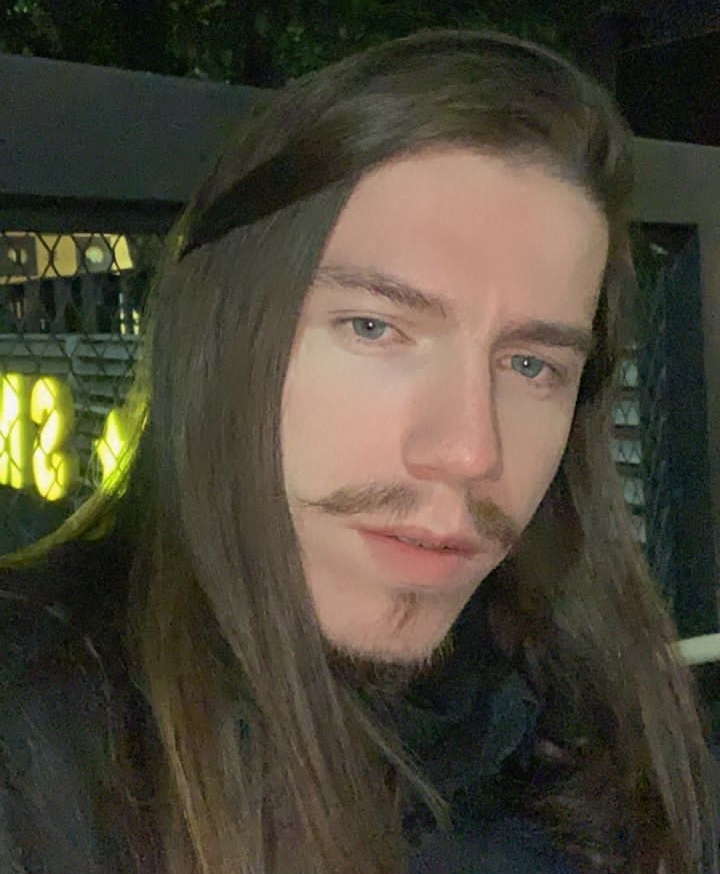
#> input picture treinamento/MatheusAlmeida/MatheusAlmeida2.jpeg, 720 x 874 px, found by its file name
$ python teste.py
#> lines starting #> are read from the running program, lines starting #| are printed output that depends on the picture
import cv2
img = cv2.imread('MatheusAlmeida2.jpeg')
#> img is the input picture: shape (874, 720, 3); mean B, G, R 55.3, 69.4, 75.2
gray = cv2.cvtColor(img, cv2.COLOR_BGR2GRAY)
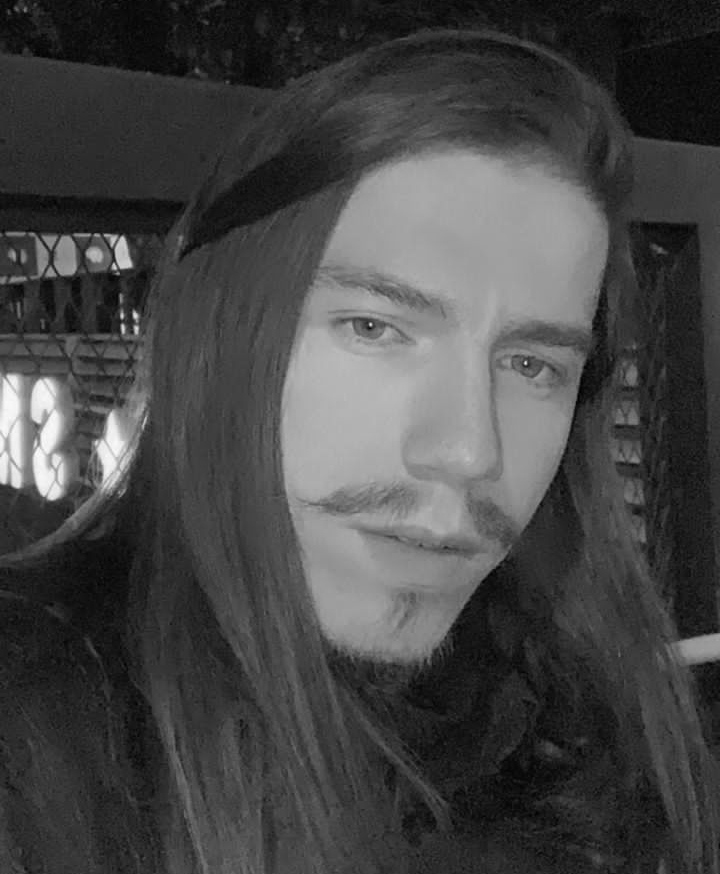
#> gray: shape (874, 720); min 0, max 251, mean 69.5

# Cria um objeto GPUMat a partir do array NumPy
d_gray = cv2.cuda_GpuMat()
#> (the run stopped early here; a loop or call above may not have finished)

$ run again, with treinamento/MatheusAlmeida/MatheusAlmeida1.jpeg copied over treinamento/MatheusAlmeida/MatheusAlmeida2.jpeg
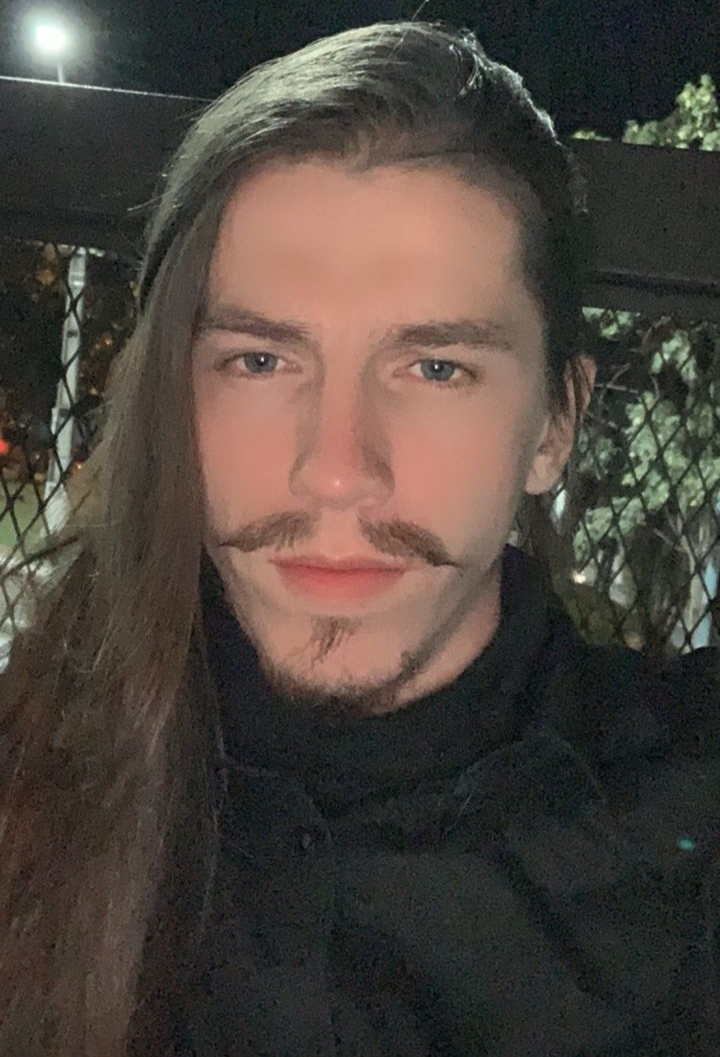
#> input picture treinamento/MatheusAlmeida/MatheusAlmeida1.jpeg, 720 x 1057 px, found by its file name
#> img is the input picture: shape (1057, 720, 3); mean B, G, R 61.3, 68, 76.7
#> `gray = cv2.cvtColor(img, cv2.COLOR_BGR2GRAY)`:
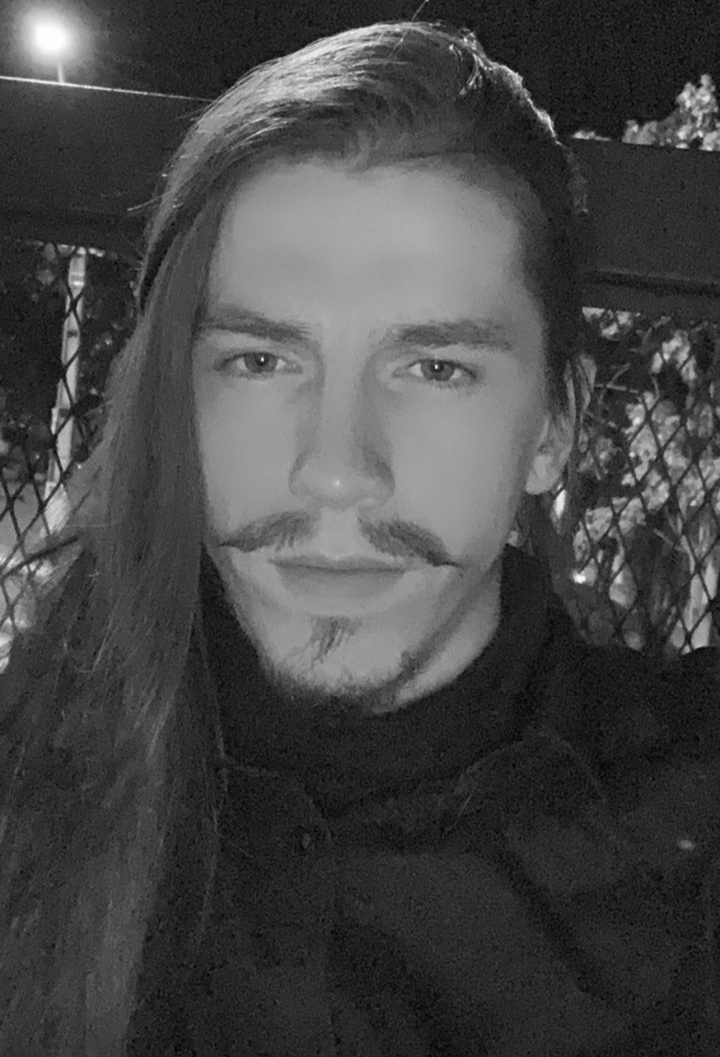
#> gray: shape (1057, 720); min 2, max 255, mean 69.8
